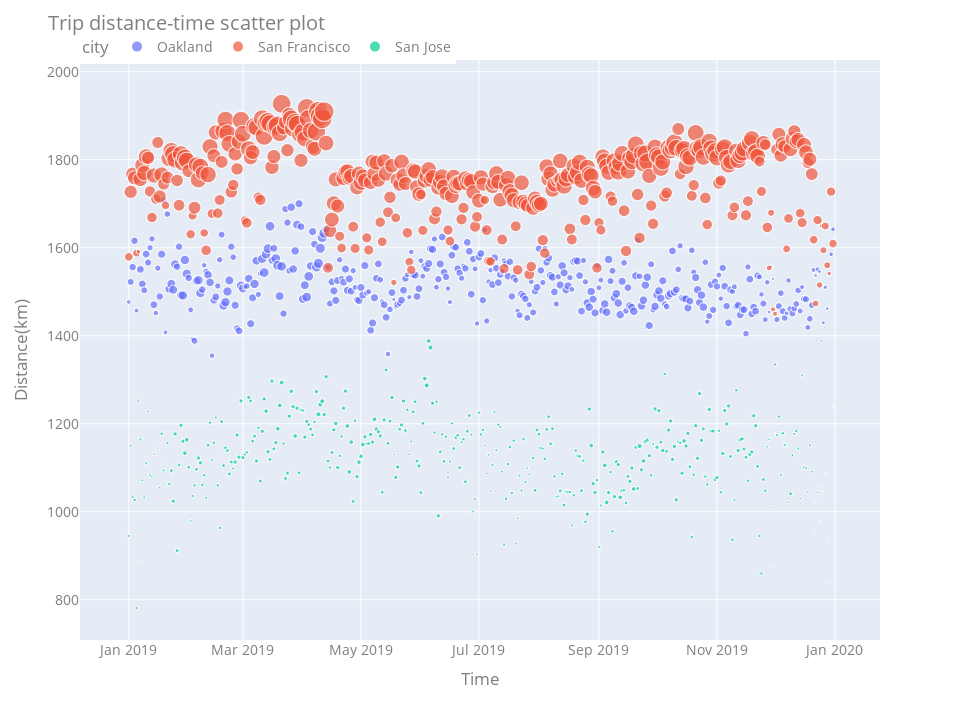

Here is the notebook cell this chart was saved with:
### Markdown cell above
### Trip distance and time
>The following scatter plot shows the mean distance and time of trips. Each circle represents a day, and the size of the circle shows the number of trips on that day. Each city is shown in a different colour. You can see the detail of the day with hovering the mouse on a point.

### Code cell
fig = px.scatter(data, y='distance',x='start_time', color='city',size="count",hover_name="start_time")
fig.update_layout(
    title="Trip distance-time scatter plot",
    xaxis_title="Time",
    width=960,
    height=720,
    legend_orientation="h",
    legend=dict(x=0, y=1.05),
    yaxis_title="Distance(km)",
    font=dict(size=14,color="#7f7f7f"))
fig.show()

### Figure 1 — Plotly figure (JSON) as saved in the notebook; plotly's stock layout.template omitted (floating-point values rounded to 4 significant figures; data arrays with more than 128 entries replaced by an {"elided": "..."} marker saying what was removed)
{"data": [{"hoverlabel": {"namelength": 0}, "hovertemplate": "<b>%{hovertext}</b><br><br>city=Oakland<br>start_time=%{x}<br>distance=%{y}<br>count=%{marker.size}", "hovertext": {"elided": "365 str values"}, "legendgroup": "Oakland", "marker": {"color": "#636efa", "size": {"elided": "365 int values"}, "sizemode": "area", "sizeref": 26.11, "symbol": "circle"}, "mode": "markers", "name": "Oakland", "showlegend": true, "type": "scattergl", "x": {"elided": "365 str values"}, "xaxis": "x", "y": {"elided": "365 float values"}, "yaxis": "y"}, {"hoverlabel": {"namelength": 0}, "hovertemplate": "<b>%{hovertext}</b><br><br>city=San Francisco<br>start_time=%{x}<br>distance=%{y}<br>count=%{marker.size}", "hovertext": {"elided": "365 str values"}, "legendgroup": "San Francisco", "marker": {"color": "#EF553B", "size": {"elided": "365 int values"}, "sizemode": "area", "sizeref": 26.11, "symbol": "circle"}, "mode": "markers", "name": "San Francisco", "showlegend": true, "type": "scattergl", "x": {"elided": "365 str values"}, "xaxis": "x", "y": {"elided": "365 float values"}, "yaxis": "y"}, {"hoverlabel": {"namelength": 0}, "hovertemplate": "<b>%{hovertext}</b><br><br>city=San Jose<br>start_time=%{x}<br>distance=%{y}<br>count=%{marker.size}", "hovertext": {"elided": "365 str values"}, "legendgroup": "San Jose", "marker": {"color": "#00cc96", "size": {"elided": "365 int values"}, "sizemode": "area", "sizeref": 26.11, "symbol": "circle"}, "mode": "markers", "name": "San Jose", "showlegend": true, "type": "scattergl", "x": {"elided": "365 str values"}, "xaxis": "x", "y": {"elided": "365 float values"}, "yaxis": "y"}], "layout": {"font": {"color": "#7f7f7f", "size": 14}, "height": 720, "legend": {"itemsizing": "constant", "orientation": "h", "title": {"text": "city"}, "tracegroupgap": 0, "x": 0, "y": 1.05}, "margin": {"t": 60}, "title": {"text": "Trip distance-time scatter plot"}, "width": 960, "xaxis": {"anchor": "y", "domain": [0, 1], "title": {"text": "Time"}}, "yaxis": {"anchor": "x", "domain": [0, 1], "title": {"text": "Distance(km)"}}}}
